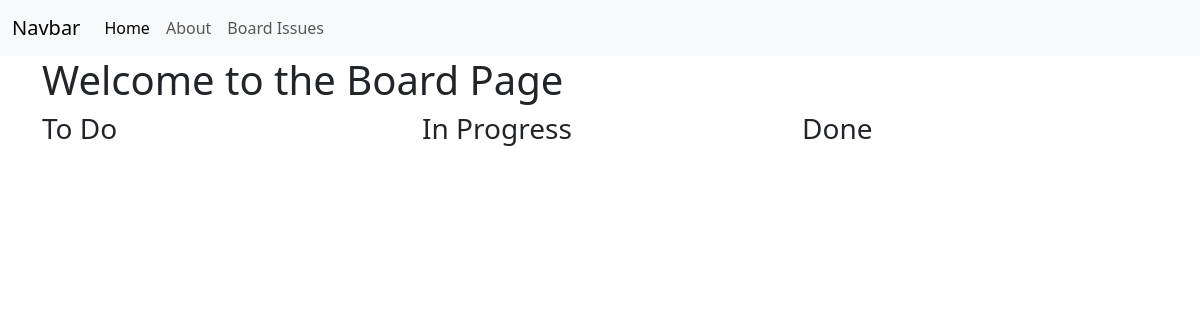
The app's page /issues/, older data.
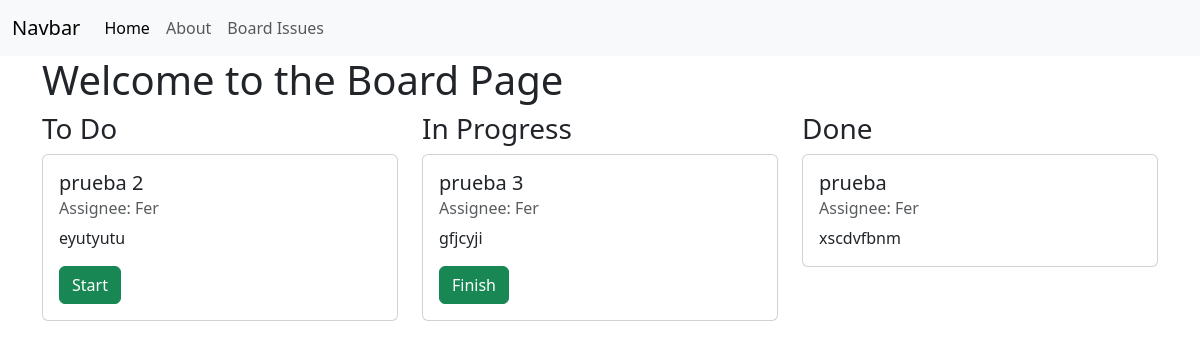
The same page, newer data.
### issues/models.py (models this page shows, shortened)
class Issue(models.Model):
    name = models.CharField(max_length=128)
    sumaaary = models.CharField(max_length=256)
    description = models.TextField()
    reporter = models.ForeignKey(
        get_user_model(),
        on_delete=models.CASCADE,
        related_name="reporter"
    )
    assigne = models.ForeignKey(
        get_user_model(),
        on_delete=models.CASCADE,
        related_name="assignee"
    )
    created_on = models.DateTimeField(auto_now_add=True)
    status = models.ForeignKey(Status, on_delete=models.CASCADE, default=1)
    is_done = models.BooleanField(default=False)

### accounts/models.py (models this page shows)
class CustomUser(AbstractUser):
    role = models.ForeignKey(
        Role,
        on_delete=models.CASCADE,
        blank=True, null=True
    )
    team = models.ForeignKey(
        Team,
        on_delete=models.CASCADE,
        blank=True, null=True
    )

### issues/views.py (the view)
# urls.py: path("", views.IssueBoardView.as_view(), name="board"),
class IssueBoardView(ListView):
    template_name = "issues/board.html"
    model = Issue
    def get_context_data(self, **kwargs):
        context = super().get_context_data(**kwargs)
        to_do = Status.objects.get(name="to do")
        in_progress = Status.objects.get(name="in progress")
        done = Status.objects.get(name="done")
        context["to_do_list"] = Issue.objects.filter(
            status=to_do
        ).order_by("created_on").reverse()
        context["in_progress_list"]= Issue.objects.filter(
            status=in_progress
        ).order_by("created_on").reverse()
        context["done_list"]= Issue.objects.filter(
            status=done
        ).order_by("created_on").reverse()
        context['user'] = self.request.user
        return context

### templates/issues/board.html (shortened to what this page needs)
{% extends "base.html" %}
{% block content %}
<div class="container">
    <h1>Welcome to the Board Page</h1>
    <div class="row">
        <div class="col board-col">
            <h3>To Do</h3>
            {% for issue in to_do_list %}
            <div class="card">
                <div class="card-body">
                    <h5 class="card-title">{{ issue.name }}</h5>
                    <h6 class="card-subtitle mb-2 text-body-secondary">Assignee: {{ issue.assigne }}</h6>
                    <p class="card-text">{{ issue.description|truncatechars:128 }}</p>
                    <form method="post" action="{% url 'update_status' issue.id %}">
                        <input type="submit" value="Start" class="btn btn-success card-btn">
                    </form>
                </div>
            </div>
            {% endfor %}
        </div>
        <div class="col board-col">
            <h3>In Progress</h3>
            {% for issue in in_progress_list %}
            <div class="card">
                <div class="card-body">
                    <h5 class="card-title">{{ issue.name }}</h5>
                    <h6 class="card-subtitle mb-2 text-body-secondary">Assignee: {{ issue.assigne }}</h6>
                    <p class="card-text">{{ issue.description|truncatechars:128 }}</p>
                    <form method="post" action="{% url 'update_status' issue.id %}">
                        <input type="submit" value="Finish" class="btn btn-success card-btn">
                    </form>
                </div>
            </div>
            {% endfor %}
        </div>
        <div class="col board-col">
            <h3>Done</h3>
            {% for issue in done_list %}
            <div class="card">
                <div class="card-body">
                    <h5 class="card-title">{{ issue.name }}</h5>
                    <h6 class="card-subtitle mb-2 text-body-secondary">Assignee: {{ issue.assigne }}</h6>
                    <p class="card-text">{{ issue.description|truncatechars:128 }}</p>
                </div>
            </div>
            {% endfor %}
        </div>
    </div>
    {% endblock content %}

### templates/base.html (shortened to what this page needs)
<!DOCTYPE html>
<html lang="en">
<head>
    <link href="https://cdn.jsdelivr.net/npm/bootstrap@5.3.3/dist/css/bootstrap.min.css" rel="stylesheet"
>
</head>
<body>
    <nav class="navbar navbar-expand-lg bg-body-tertiary">
        <div class="container-fluid">
            <a class="navbar-brand" href="#">Navbar</a>
            <div class="collapse navbar-collapse" id="navbarNavAltMarkup">
                <div class="navbar-nav">
                    <a class="nav-link active" aria-current="page" href="{% url 'home' %}">Home</a>
                    <a class="nav-link" href="{% url 'about' %}">About </a>
                    <a class="nav-link" href="{% url 'board' %}">Board Issues </a>
                </div>
            </div>
        </div>
    </nav>
    <div class="content">
        {% block content %}{% endblock content %}
    </div>
</body>
</html>

Row changes from the older to the newer data that the page shows:
added Issue: name "prueba 2", assigne "Fer", description "eyutyutu", shown under "To Do"
added Issue: name "prueba 3", assigne "Fer", description "gfjcyji", shown under "In Progress"
added Issue: name "prueba", assigne "Fer", description "xscdvfbnm", shown under "Done"
